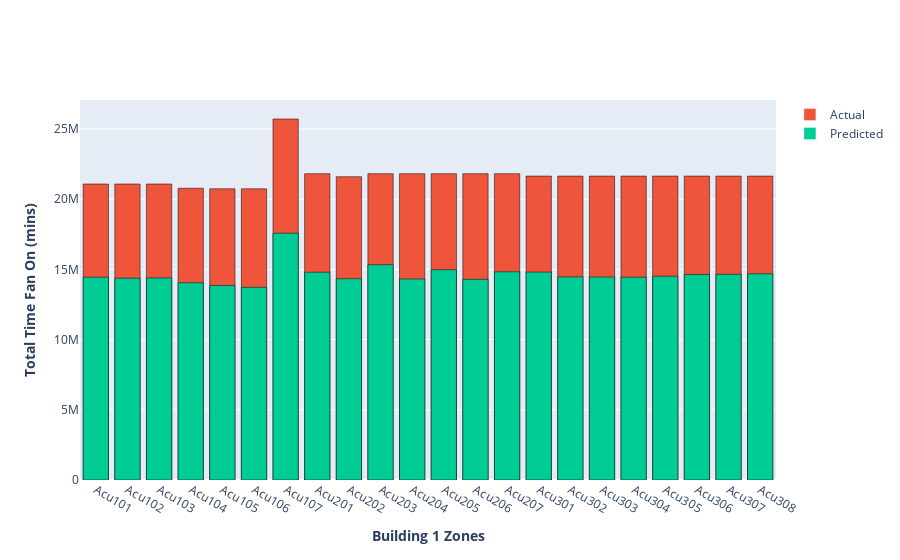

The code cell stored with this chart in its notebook:
### Code cell
initial_bar = BarChartCreator(df,1)
initial_bar.fig

### Figure 1 — Plotly figure (JSON) as saved in the notebook; plotly's stock layout.template omitted (floating-point values rounded to 4 significant figures)
{"data": [{"marker": {"color": "#EF553B", "line": {"color": "black", "width": 0.5}}, "name": "Acu101", "opacity": 1, "showlegend": false, "type": "bar", "x": ["Acu101"], "y": [21083928]}, {"marker": {"color": "#00CC96", "line": {"color": "black", "width": 0.5}}, "name": "Acu101", "opacity": 1, "showlegend": false, "type": "bar", "x": ["Acu101"], "y": [14450000.0]}, {"marker": {"color": "#EF553B", "line": {"color": "black", "width": 0.5}}, "name": "Acu102", "opacity": 1, "showlegend": false, "type": "bar", "x": ["Acu102"], "y": [21083928]}, {"marker": {"color": "#00CC96", "line": {"color": "black", "width": 0.5}}, "name": "Acu102", "opacity": 1, "showlegend": false, "type": "bar", "x": ["Acu102"], "y": [14380000.0]}, {"marker": {"color": "#EF553B", "line": {"color": "black", "width": 0.5}}, "name": "Acu103", "opacity": 1, "showlegend": false, "type": "bar", "x": ["Acu103"], "y": [21083928]}, {"marker": {"color": "#00CC96", "line": {"color": "black", "width": 0.5}}, "name": "Acu103", "opacity": 1, "showlegend": false, "type": "bar", "x": ["Acu103"], "y": [14390000.0]}, {"marker": {"color": "#EF553B", "line": {"color": "black", "width": 0.5}}, "name": "Acu104", "opacity": 1, "showlegend": false, "type": "bar", "x": ["Acu104"], "y": [20782133]}, {"marker": {"color": "#00CC96", "line": {"color": "black", "width": 0.5}}, "name": "Acu104", "opacity": 1, "showlegend": false, "type": "bar", "x": ["Acu104"], "y": [14050000.0]}, {"marker": {"color": "#EF553B", "line": {"color": "black", "width": 0.5}}, "name": "Acu105", "opacity": 1, "showlegend": false, "type": "bar", "x": ["Acu105"], "y": [20744340]}, {"marker": {"color": "#00CC96", "line": {"color": "black", "width": 0.5}}, "name": "Acu105", "opacity": 1, "showlegend": false, "type": "bar", "x": ["Acu105"], "y": [13860000.0]}, {"marker": {"color": "#EF553B", "line": {"color": "black", "width": 0.5}}, "name": "Acu106", "opacity": 1, "showlegend": false, "type": "bar", "x": ["Acu106"], "y": [20742535]}, {"marker": {"color": "#00CC96", "line": {"color": "black", "width": 0.5}}, "name": "Acu106", "opacity": 1, "showlegend": false, "type": "bar", "x": ["Acu106"], "y": [13720000.0]}, {"marker": {"color": "#EF553B", "line": {"color": "black", "width": 0.5}}, "name": "Acu107", "opacity": 1, "showlegend": false, "type": "bar", "x": ["Acu107"], "y": [25715408]}, {"marker": {"color": "#00CC96", "line": {"color": "black", "width": 0.5}}, "name": "Acu107", "opacity": 1, "showlegend": false, "type": "bar", "x": ["Acu107"], "y": [17580000.0]}, {"marker": {"color": "#EF553B", "line": {"color": "black", "width": 0.5}}, "name": "Acu201", "opacity": 1, "showlegend": false, "type": "bar", "x": ["Acu201"], "y": [21819550]}, {"marker": {"color": "#00CC96", "line": {"color": "black", "width": 0.5}}, "name": "Acu201", "opacity": 1, "showlegend": false, "type": "bar", "x": ["Acu201"], "y": [14800000.0]}, {"marker": {"color": "#EF553B", "line": {"color": "black", "width": 0.5}}, "name": "Acu202", "opacity": 1, "showlegend": false, "type": "bar", "x": ["Acu202"], "y": [21605350]}, {"marker": {"color": "#00CC96", "line": {"color": "black", "width": 0.5}}, "name": "Acu202", "opacity": 1, "showlegend": false, "type": "bar", "x": ["Acu202"], "y": [14340000.0]}, {"marker": {"color": "#EF553B", "line": {"color": "black", "width": 0.5}}, "name": "Acu203", "opacity": 1, "showlegend": false, "type": "bar", "x": ["Acu203"], "y": [21819550]}, {"marker": {"color": "#00CC96", "line": {"color": "black", "width": 0.5}}, "name": "Acu203", "opacity": 1, "showlegend": false, "type": "bar", "x": ["Acu203"], "y": [15340000.0]}, {"marker": {"color": "#EF553B", "line": {"color": "black", "width": 0.5}}, "name": "Acu204", "opacity": 1, "showlegend": false, "type": "bar", "x": ["Acu204"], "y": [21819550]}, {"marker": {"color": "#00CC96", "line": {"color": "black", "width": 0.5}}, "name": "Acu204", "opacity": 1, "showlegend": false, "type": "bar", "x": ["Acu204"], "y": [14320000.0]}, {"marker": {"color": "#EF553B", "line": {"color": "black", "width": 0.5}}, "name": "Acu205", "opacity": 1, "showlegend": false, "type": "bar", "x": ["Acu205"], "y": [21819550]}, {"marker": {"color": "#00CC96", "line": {"color": "black", "width": 0.5}}, "name": "Acu205", "opacity": 1, "showlegend": false, "type": "bar", "x": ["Acu205"], "y": [14970000.0]}, {"marker": {"color": "#EF553B", "line": {"color": "black", "width": 0.5}}, "name": "Acu206", "opacity": 1, "showlegend": false, "type": "bar", "x": ["Acu206"], "y": [21819550]}, {"marker": {"color": "#00CC96", "line": {"color": "black", "width": 0.5}}, "name": "Acu206", "opacity": 1, "showlegend": false, "type": "bar", "x": ["Acu206"], "y": [14290000.0]}, {"marker": {"color": "#EF553B", "line": {"color": "black", "width": 0.5}}, "name": "Acu207", "opacity": 1, "showlegend": false, "type": "bar", "x": ["Acu207"], "y": [21819550]}, {"marker": {"color": "#00CC96", "line": {"color": "black", "width": 0.5}}, "name": "Acu207", "opacity": 1, "showlegend": false, "type": "bar", "x": ["Acu207"], "y": [14830000.0]}, {"marker": {"color": "#EF553B", "line": {"color": "black", "width": 0.5}}, "name": "Acu301", "opacity": 1, "showlegend": false, "type": "bar", "x": ["Acu301"], "y": [21650344]}, {"marker": {"color": "#00CC96", "line": {"color": "black", "width": 0.5}}, "name": "Acu301", "opacity": 1, "showlegend": false, "type": "bar", "x": ["Acu301"], "y": [14810000.0]}, {"marker": {"color": "#EF553B", "line": {"color": "black", "width": 0.5}}, "name": "Acu302", "opacity": 1, "showlegend": false, "type": "bar", "x": ["Acu302"], "y": [21650344]}, {"marker": {"color": "#00CC96", "line": {"color": "black", "width": 0.5}}, "name": "Acu302", "opacity": 1, "showlegend": false, "type": "bar", "x": ["Acu302"], "y": [14470000.0]}, {"marker": {"color": "#EF553B", "line": {"color": "black", "width": 0.5}}, "name": "Acu303", "opacity": 1, "showlegend": false, "type": "bar", "x": ["Acu303"], "y": [21650344]}, {"marker": {"color": "#00CC96", "line": {"color": "black", "width": 0.5}}, "name": "Acu303", "opacity": 1, "showlegend": false, "type": "bar", "x": ["Acu303"], "y": [14460000.0]}, {"marker": {"color": "#EF553B", "line": {"color": "black", "width": 0.5}}, "name": "Acu304", "opacity": 1, "showlegend": false, "type": "bar", "x": ["Acu304"], "y": [21650344]}, {"marker": {"color": "#00CC96", "line": {"color": "black", "width": 0.5}}, "name": "Acu304", "opacity": 1, "showlegend": false, "type": "bar", "x": ["Acu304"], "y": [14450000.0]}, {"marker": {"color": "#EF553B", "line": {"color": "black", "width": 0.5}}, "name": "Acu305", "opacity": 1, "showlegend": false, "type": "bar", "x": ["Acu305"], "y": [21650344]}, {"marker": {"color": "#00CC96", "line": {"color": "black", "width": 0.5}}, "name": "Acu305", "opacity": 1, "showlegend": false, "type": "bar", "x": ["Acu305"], "y": [14520000.0]}, {"marker": {"color": "#EF553B", "line": {"color": "black", "width": 0.5}}, "name": "Acu306", "opacity": 1, "showlegend": false, "type": "bar", "x": ["Acu306"], "y": [21650344]}, {"marker": {"color": "#00CC96", "line": {"color": "black", "width": 0.5}}, "name": "Acu306", "opacity": 1, "showlegend": false, "type": "bar", "x": ["Acu306"], "y": [14640000.0]}, {"marker": {"color": "#EF553B", "line": {"color": "black", "width": 0.5}}, "name": "Acu307", "opacity": 1, "showlegend": false, "type": "bar", "x": ["Acu307"], "y": [21650344]}, {"marker": {"color": "#00CC96", "line": {"color": "black", "width": 0.5}}, "name": "Acu307", "opacity": 1, "showlegend": false, "type": "bar", "x": ["Acu307"], "y": [14650000.0]}, {"marker": {"color": "#EF553B", "line": {"color": "black", "width": 0.5}}, "name": "Acu308", "opacity": 1, "showlegend": false, "type": "bar", "x": ["Acu308"], "y": [21650344]}, {"marker": {"color": "#00CC96", "line": {"color": "black", "width": 0.5}}, "name": "Acu308", "opacity": 1, "showlegend": false, "type": "bar", "x": ["Acu308"], "y": [14690000.0]}, {"marker": {"color": "#EF553B"}, "name": "Actual", "type": "bar", "x": [null], "y": [null]}, {"marker": {"color": "#00CC96"}, "name": "Predicted", "type": "bar", "x": [null], "y": [null]}], "layout": {"barmode": "overlay", "xaxis": {"title": {"text": "<b>Building 1 Zones</b>"}}, "yaxis": {"title": {"text": "<b>Total Time Fan On (mins)</b>"}}}}
